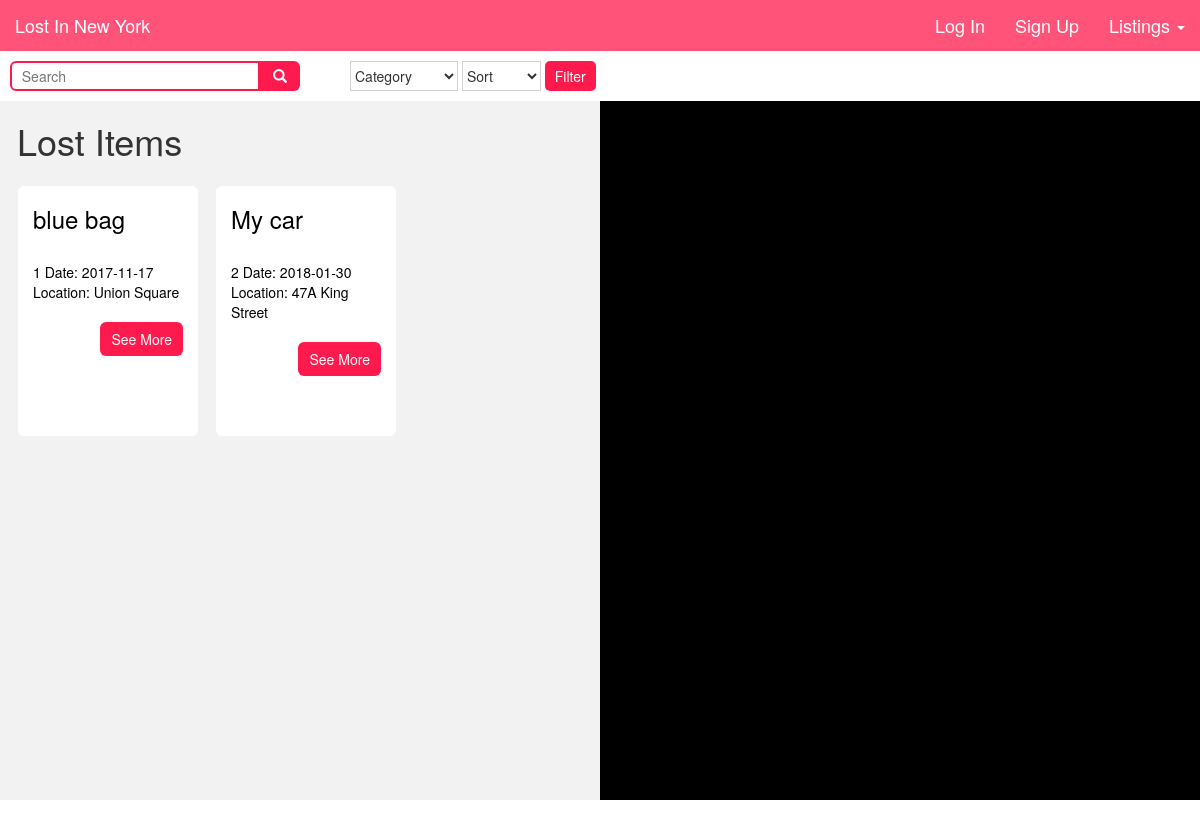
/lost_postings, run on the app's committed database.
### tables this page shows
CREATE TABLE "lost_items" (
	`id`	INT,
	`item`	TEXT,
	`description`	TEXT,
	`category`	TEXT,
	`account_id`	INT,
	`location`	TEXT,
	`lat`	FLOAT,
	`long`	FLOAT,
	`date`	TEXT
);

### app.py (the view)
@app.route('/lost_postings', methods=['GET', 'POST'])
def list_lost_items():
    list = database.item_listings('lost')
    unique_locations = database.find_unique_locations('lost')
    if not session.get('username'):
        return render_template("lost_postings.html", loggedIn=False, api_key=map_api_key, listings=list, unique=unique_locations)
    else:
        return render_template("lost_postings.html", loggedIn=True, api_key=map_api_key, listings=list, unique=unique_locations)

### util/database.py (called while the page is built)
def item_listings(lost_found):
    db = sqlite3.connect("data/lost_and_found.db")
    c = db.cursor()
    a = 'SELECT * FROM ' + lost_found + '_items'
    x = c.execute(a)
    item_list = []
    for bar in x:
        item_id = bar[0]
        item_name = bar[1]
        item_desc = bar[2]
        item_cat = bar[3]
        item_lat = bar[6]
        item_long = bar[7]
        item_location = bar[5]
        item_date = bar[8]
        item = {}
        item['item_id'] = item_id
        item['item_cat'] = item_cat
        item['item_name'] = item_name
        item['item_desc'] = item_desc
        item['item_lat'] = item_lat
        item['item_long'] = item_long
        item['item_location'] = item_location
        item['item_date'] = item_date
        item_list.append(item)
    db.commit()
    db.close()
    return item_list

def find_unique_locations(lost_found):
    db = sqlite3.connect("data/lost_and_found.db")
    c = db.cursor()
    a = 'SELECT lat, long FROM ' + lost_found + '_items'
    x = c.execute(a)
    locations = []
    for loc in x:
        if (loc not in locations):
            locations.append(loc)
    return locations

### templates/lost_postings.html (shortened to what this page needs)
{% extends "base.html" %}
{% block content %}
<div class="filter">
  <form action="/lost_postings" method="POST">
    <div id="search-wrapper">
      <input type="text" placeholder="  Search" onkeyup= "myFunction()" name="search" id="search-input">
      <button type="button" id="search-btn" name="submit-search" value="searched">
        <span class="glyphicon glyphicon-search"></span>
      </button>
    </div>
    <div id="white-block"></div>
    <select class="filterdrop" name="category">
      <option value="none">Category</option>
    </select>
    <select class="filterdrop" name="date">
      <option value="none">Sort</option>
    </select>
    <input id="filterbtn" type="submit" name="filter" value="Filter">
  </form>
</div>
<div id="overflow">
    <div class="postings">
      <h1 style="padding-left:17px;"> Lost Items</h1>
      {% for item in listings %}
        <div id="post-container">
          <h3>{{item['item_name']}}</h3><br> {{item['item_id']}}
          Date: {{item['item_date']}}<br>
          Location: {{item['item_location']}}<br><br>
          <form action="/single_posting" method="POST">
            <input type="submit" class="btn" style="float:right;" name="single_post" value="See More">
          </form>
        </div>
      {% endfor %}
    </div>
  <div id="sidemap"></div>
</div>
{% endblock %}

### static/custom.css (style rules this page uses)
html { font-family: 'Open Sans', sans-serif; }
body { padding-top: 51px; padding-bottom: 20px; }
.btn { color: white; background-color: #ff1a4e; border-radius: 6px 6px 6px 6px; padding: 6px 10px 6px 10px; }
#overflow { overflow: hidden; }
.postings { float: left; width: 50vw; overflow-y: auto; height: 100vh; height: calc(100vh - 101px); background-color: #f2f2f2; padding-bottom: 25px; }
#sidemap { width: 50vw; height: calc(100vh - 101px); float: right; background-color: black; }
#post-container { width: 15vw; height: 250px; background-color: white; border: none; border-radius: 6px 6px 6px 6px; color: black; padding: 0px 15px 15px 15px; float: left; margin-left: 18px; margin-top: 15px; }
.filter { width: 100vw; height: 50px; background-color: white; padding: 10px; }
.filter .filterdrop { border-width: 1px; border-color: #d2d2d2; padding-right: 10px; height: 30px; background-color: white; }
#filterbtn { height: 30px; background-color: #ff1a4e; border-style: none; color: white; padding-left: 10px; padding-right: 10px; border-radius: 5px 5px 5px 5px; }
#white-block { width: 50px; height: 30px; border-style: none; border-color: white; float: left; }
#search-wrapper { float: left; height: 30px; width: 290px; }
#search-input { height: 30px; width: 250px; border-style: solid; border-radius: 6px 0px 0px 6px; border-color: #ff1a4e; }
#search-btn { height: 30px; width: 40px; background-color: #ff1a4e; color: white; float: right; border-style: none; border-radius: 0px 6px 6px 0px; }

### data on the page
lost_items: item_name "blue bag", item_id "1", item_date "2017-11-17", item_location "Union Square"
lost_items: item_name "My car", item_id "2", item_date "2018-01-30", item_location "47A King Street"
